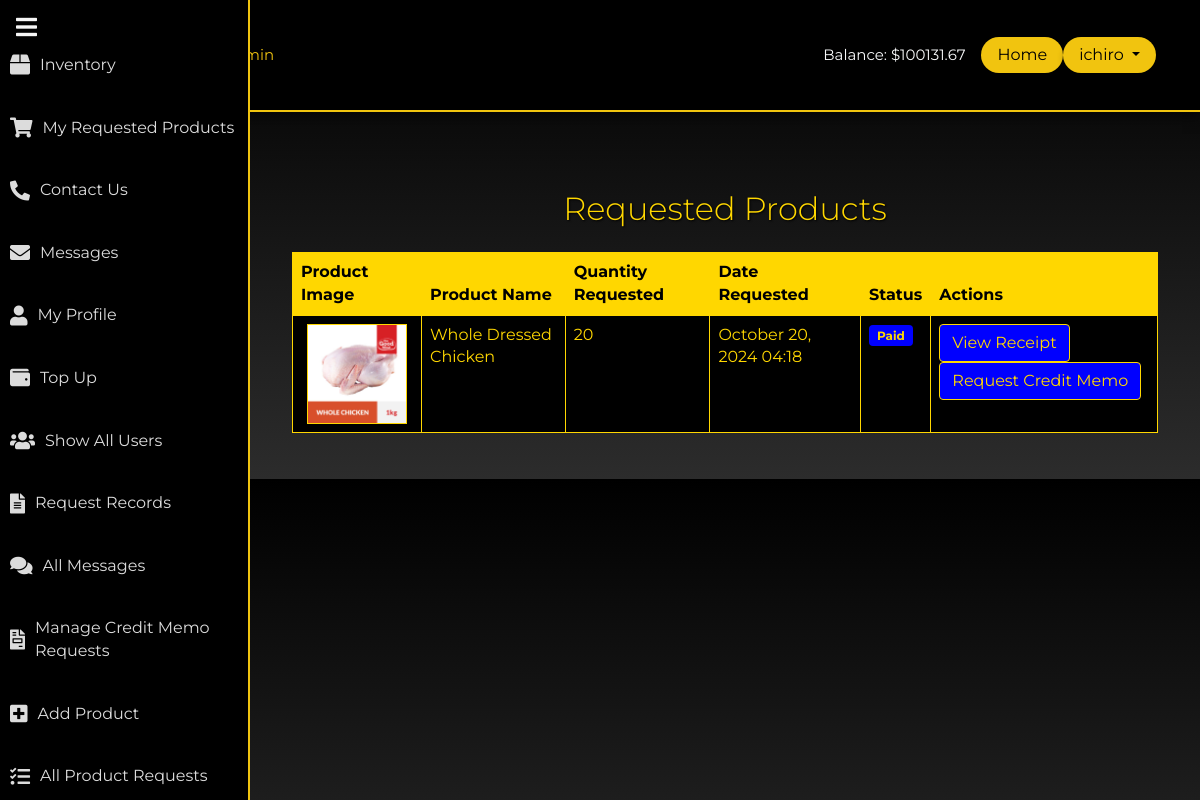
The page /requested_inventory/requested-products/ (signed in) on the database its author committed.
### myapp/models.py (models this page shows, shortened)
class UserProfile(models.Model):
    user = models.OneToOneField(User, on_delete=models.CASCADE)
    company_name = models.CharField(max_length=255)
    full_name = models.CharField(max_length=255)
    mobile_number = models.CharField(max_length=15)
    business_title = models.CharField(max_length=255)
    balance = models.DecimalField(max_digits=10, decimal_places=2, default=0.00)

### requested_inventory/models.py (models this page shows, shortened)
class ProductRequest(models.Model):
    STATUS_CHOICES = [
        ('pending', 'Pending'),
        ('approved', 'Approved'),
        ('declined', 'Declined'),
        ('paid', 'Paid'),  # Add the 'paid' status here
    ]
    user = models.ForeignKey(User, on_delete=models.CASCADE)
    product = models.ForeignKey(Product, on_delete=models.CASCADE)  # Use the defined Product model
    quantity_requested = models.IntegerField()
    status = models.CharField(max_length=10, choices=STATUS_CHOICES, default='pending')
    created_at = models.DateTimeField(auto_now_add=True)

class Product(models.Model):
    name = models.CharField(max_length=255)
    sku = models.CharField(max_length=100, unique=True)
    description = models.TextField(blank=True, null=True)
    price = models.DecimalField(max_digits=10, decimal_places=2)
    quantity = models.IntegerField(default=0)  # Track available stock
    image = models.ImageField(upload_to='media/product_images/', blank=True, null=True)  # Updated path for image

### requested_inventory/views.py (the view)
# urls.py: path('requested-products/', view_requested_products, name='view_requested_products'),
@login_required
def view_requested_products(request):
    requested_products = ProductRequest.objects.filter(user=request.user)
    return render(request, 'inventory/view_requested_products.html', {
        'requested_products': requested_products
    })

### templates/inventory/view_requested_products.html (shortened to what this page needs)
{% extends 'users/base.html' %}
{% load static %}
{% block content %}
<div class="container mt-5" style="color: gold;">
    <h2 class="text-center mb-4" style="color: gold; text-shadow: 1px 1px 2px black;">Requested Products</h2>
    {% if requested_products %}
        <div class="table-responsive">
            <table class="table table-hover table-bordered" style="background-color: black; color: gold; border: 1px solid gold;">
                <thead>
                    <tr style="background-color: gold; color: black;">
                        <th scope="col">Product Image</th>
                        <th scope="col">Product Name</th>
                        <th scope="col">Quantity Requested</th>
                        <th scope="col">Date Requested</th>
                        <th scope="col">Status</th>
                        <th scope="col">Actions</th>
                    </tr>
                </thead>
                <tbody>
                    {% for request in requested_products %}
                    <tr style="border-color: gold;">
                        <td class="text-center">
                            {% if request.product.image %}
                                <img src="{{ request.product.image.url }}" alt="{{ request.product.name }}"
                                     style="width: 100px; height: auto; object-fit: contain; border: 1px solid gold;">
                            {% else %}
                                <img src="{% static 'path/to/default/image.png' %}" alt="No Image"
                                     style="width: 100px; height: auto; object-fit: contain; border: 1px solid gold;">
                            {% endif %}
                        </td>
                        <td>{{ request.product.name }}</td>
                        <td>{{ request.quantity_requested }}</td>
                        <td>{{ request.created_at|date:"F d, Y H:i" }}</td>
                        <td>
                            {% if request.status == 'approved' %}
                                <span class="badge" style="background-color: green; color: gold;">Approved</span>
                            {% elif request.status == 'pending' %}
                                <span class="badge" style="background-color: gold; color: black;">Pending</span>
                                <span class="text-muted">Waiting for approval</span>
                            {% elif request.status == 'declined' %}
                                <span class="badge" style="background-color: red; color: gold;">Declined</span>
                            {% elif request.status == 'paid' %}
                                <span class="badge" style="background-color: blue; color: gold;">Paid</span>
                            {% else %}
                                <span class="badge" style="background-color: gray; color: gold;">Unknown</span>
                            {% endif %}
                        </td>
                        <td>
                            {% if request.status == 'approved' %}
                                <form method="GET" action="{% url 'checkout' request.id %}" class="d-inline">
                                    <button type="submit" class="btn"
                                            style="background-color: green; color: gold; border: 1px solid gold;">
                                        Proceed to Checkout
                                    </button>
                                </form>
                                <form method="POST" action="{% url 'cancel_request' request.id %}" class="d-inline" onsubmit="return confirm('Are you sure you want to cancel this request?');">
                                    {% csrf_token %}
                                    <button type="submit" class="btn"
                                            style="background-color: red; color: gold; border: 1px solid gold;">
                                        Cancel Request
                                    </button>
                                </form>
                            {% elif request.status == 'paid' %}
                                <a href="{% url 'receipt' request.id %}" class="btn"
                                   style="background-color: blue; color: gold; border: 1px solid gold;">
                                    View Receipt
                                </a>
                                <a href="{% url 'request_credit_memo' request.id %}" class="btn"
                                   style="background-color: blue; color: gold; border: 1px solid gold;">
                                    Request Credit Memo
                                </a>
                            {% endif %}
                        </td>
                    </tr>
                    {% endfor %}
                </tbody>
            </table>
        </div>
    {% else %}
        <div class="alert alert-info text-center" style="background-color: black; color: gold; border: 1px solid gold;">
            <p>No product requests found.</p>
        </div>
    {% endif %}
</div>
{% endblock %}

### templates/users/base.html (shortened to what this page needs)
<!doctype html>
{% load static %}
<html lang="en">
<head>
    <link href="https://cdn.jsdelivr.net/npm/bootstrap@5.0.0-beta3/dist/css/bootstrap.min.css" rel="stylesheet">
    <link rel="stylesheet" href="{% static 'users/css/main.css' %}" type="text/css">
    <link rel="stylesheet" href="https://cdnjs.cloudflare.com/ajax/libs/font-awesome/5.15.4/css/all.min.css">
</head>
<body>
<nav class="navbar navbar-expand-lg" id="main-navbar">
    <div class="container">
        <a class="navbar-brand" href="{% url 'home' %}">
        </a>
        <div class="collapse navbar-collapse" id="navbarNavAltMarkup">
            <div class="navbar-nav">
                {% if user.is_superuser %}
                    <a class="nav-link active" href="#">Homepage Admin</a>
                {% else %}
                    <a class="nav-link active" href="#">Homepage</a>
                {% endif %}
            </div>
            <div class="d-flex align-items-center ms-auto" id="authstyle">
                {% if user.is_authenticated %}
                    {% with user_profile=user.userprofile %}
                        <span class="text-light me-3">Balance: ${{ user_profile.balance }}</span>
                    {% endwith %}
<a href="{% url 'homepage' %}" class="btn" style="background-color: #f1c40f; color: #000000; border-radius: 30px; padding: 5px 15px; box-shadow: 0 4px 6px rgba(0, 0, 0, 0.2);">Home</a>
<div class="dropdown">
    <button class="btn dropdown-toggle" type="button" id="dropdownMenuButton" data-bs-toggle="dropdown" aria-expanded="false" style="background-color: #f1c40f; color: #000000; border-radius: 30px; padding: 5px 15px; box-shadow: 0 4px 6px rgba(0, 0, 0, 0.2);">
        {{ user.username }}
    </button>
</div>
                {% endif %}
            </div>
        </div>
    </div>
</nav>
{% if user.is_authenticated %}
<div class="sidebar" id="sidebar">
    <button class="toggle-sidebar" onclick="toggleSidebar()">
        <i class="fas fa-bars"></i>
    </button>
    <ul class="nav flex-column mt-4">
        <li class="nav-item"><a class="nav-link" href="{% url 'inventory' %}"><i class="fas fa-box"></i> <span>Inventory</span></a></li>
        <li class="nav-item"><a class="nav-link" href="{% url 'view_requested_products' %}"><i class="fas fa-shopping-cart"></i> <span>My Requested Products</span></a></li>
        <li class="nav-item"><a class="nav-link" href="{% url 'contact' %}"><i class="fas fa-phone-alt"></i> <span>Contact Us</span></a></li>
        <li class="nav-item"><a class="nav-link" href="{% url 'messages_user' %}"><i class="fas fa-envelope"></i> <span>Messages</span></a></li>
        <li class="nav-item"><a class="nav-link" href="{% url 'profile' %}"><i class="fas fa-user"></i> <span>My Profile</span></a></li>
        <li class="nav-item"><a class="nav-link" href="{% url 'cash_in' %}"><i class="fas fa-wallet"></i> <span>Top Up</span></a></li>
                {% endif %}
        {% if user.is_superuser %}
            <li class="nav-item"><a class="nav-link" href="{% url 'show_all_users' %}"><i class="fas fa-users"></i> <span>Show All Users</span></a></li>
            <li class="nav-item"><a class="nav-link" href="{% url 'admin_page' %}"><i class="fas fa-file-alt"></i> <span>Request Records</span></a></li>
            <li class="nav-item"><a class="nav-link" href="{% url 'all_messages' %}"><i class="fas fa-comments"></i> <span>All Messages</span></a></li>
            <li class="nav-item"><a class="nav-link" href="{% url 'manage_credit_memo_requests' %}"><i class="fas fa-file-invoice"></i> <span>Manage Credit Memo Requests</span></a></li>
            <li class="nav-item"><a class="nav-link" href="{% url 'add_product' %}"><i class="fas fa-plus-square"></i> <span>Add Product</span></a></li>
            <li class="nav-item"><a class="nav-link" href="{% url 'all_product_requests' %}"><i class="fas fa-tasks"></i> <span>All Product Requests</span></a></li>
        {% endif %}
    </ul>
</div>
<div class="main-content" id="main-content">
    {% block content %}{% endblock %}
</div>
</body>
</html>

### myapp/static/users/main.css (style rules this page uses)
#main-navbar { color: white; min-height: 14vh; font-size: 15px; }
#authstyle { margin-left: 17%; border-radius: 50%; }
body { margin:0; color:#6a6f8c; background-image: url('images/bg.png'); font:600 16px/18px 'Open Sans',sans-serif; }
*,:after,:before { box-sizing:border-box }
a { color:inherit;text-decoration:none }
body { font: 100% / 1.414 "Open Sans", "Roboto", arial, sans-serif; background: #e9e9e9; }
a, [type="submit"] { transition: all .25s ease-in; }
h1, h2 { font-weight: 300; color: rgba(255,255,255,1); }

### templates/users/base.html (style rules this page uses)
body { background: linear-gradient(to bottom, #000000, #2c2c2c); color: #f5f5f5; font-family: 'Montserrat', sans-serif; margin: 0; padding: 0; overflow-x: hidden; }
#main-navbar { background: #000000; box-shadow: 0 4px 12px rgba(0, 0, 0, 0.6); padding: 1rem 2rem; border-bottom: 2px solid #f1c40f; }
.navbar-nav .nav-link { color: #f5f5f5 !important; margin-right: 1rem; }
.navbar-nav .nav-link:hover, .navbar-nav .nav-link.active { color: #f1c40f !important; }
.sidebar { background-color: #000000; height: 100vh; width: 250px; position: fixed; top: 0; left: 0; padding-top: 10px; transition: all 0.3s; overflow-y: auto; border-right: 2px solid #f1c40f; }
.sidebar .nav-link { color: #dcdcdc; padding: 15px 10px; margin: 5px 0; border-radius: 8px; display: flex; align-items: center; font-size: 16px; transition: background 0.3s, color 0.3s; }
.sidebar .nav-link i { margin-right: 10px; font-size: 20px; }
.toggle-sidebar { position: absolute; top: 10px; left: 10px; background: none; border: none; color: #f5f5f5; font-size: 24px; cursor: pointer; transition: color 0.3s; }
.main-content { margin-left: 250px; padding: 30px; transition: margin-left 0.3s; }

### rows shown on the page
UserProfile: balance "100131.67"
ProductRequest: product.image (picture), product.name "Whole Dressed Chicken", quantity_requested "20", created_at "October 20, 2024 04:18", status "Paid"

### other values the page prints
{{ user.username }} "ichiro"
